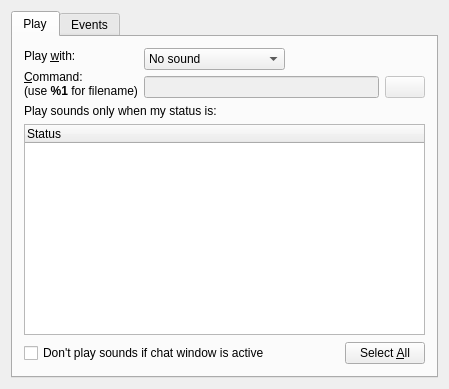
<ui version="4.0" >
 <class>SoundSettingsClass</class>
 <widget class="QWidget" name="SoundSettingsClass" >
  <property name="geometry" >
   <rect>
    <x>0</x>
    <y>0</y>
    <width>449</width>
    <height>389</height>
   </rect>
  </property>
  <property name="windowTitle" >
   <string>soundSettings</string>
  </property>
  <layout class="QGridLayout" >
   <item row="0" column="0" >
    <widget class="QTabWidget" name="TabSettings" >
     <property name="tabPosition" >
      <enum>QTabWidget::North</enum>
     </property>
     <property name="tabShape" >
      <enum>QTabWidget::Rounded</enum>
     </property>
     <property name="currentIndex" >
      <number>0</number>
     </property>
     <property name="elideMode" >
      <enum>Qt::ElideNone</enum>
     </property>
     <widget class="QWidget" name="playTab" >
      <attribute name="title" >
       <string>Play</string>
      </attribute>
      <attribute name="icon" >
       <iconset resource="../../../../qutim.qrc" >:/icons/crystal_project/player_play.png</iconset>
      </attribute>
      <attribute name="toolTip" >
       <string>Main Window Settings</string>
      </attribute>
      <layout class="QGridLayout" >
       <item row="0" column="0" colspan="3" >
        <layout class="QHBoxLayout" >
         <item>
          <layout class="QVBoxLayout" >
           <item>
            <widget class="QLabel" name="systemLabel" >
             <property name="text" >
              <string>Play &amp;with:</string>
             </property>
             <property name="buddy" >
              <cstring>systemCombo</cstring>
             </property>
            </widget>
           </item>
           <item>
            <widget class="QLabel" name="commandLabel" >
             <property name="text" >
              <string>&amp;Command:&lt;br />(use &lt;b>%1&lt;/b> for filename)</string>
             </property>
             <property name="wordWrap" >
              <bool>true</bool>
             </property>
             <property name="buddy" >
              <cstring>commandEdit</cstring>
             </property>
            </widget>
           </item>
          </layout>
         </item>
         <item>
          <layout class="QVBoxLayout" >
           <item>
            <layout class="QHBoxLayout" >
             <item>
              <widget class="QComboBox" name="systemCombo" >
               <property name="sizePolicy" >
                <sizepolicy vsizetype="Fixed" hsizetype="Expanding" >
                 <horstretch>0</horstretch>
                 <verstretch>0</verstretch>
                </sizepolicy>
               </property>
               <item>
                <property name="text" >
                 <string>No sound</string>
                </property>
               </item>
              </widget>
             </item>
             <item>
              <spacer>
               <property name="orientation" >
                <enum>Qt::Horizontal</enum>
               </property>
               <property name="sizeHint" >
                <size>
                 <width>40</width>
                 <height>20</height>
                </size>
               </property>
              </spacer>
             </item>
            </layout>
           </item>
           <item>
            <layout class="QHBoxLayout" >
             <item>
              <widget class="QLineEdit" name="commandEdit" >
               <property name="enabled" >
                <bool>false</bool>
               </property>
              </widget>
             </item>
             <item>
              <widget class="QPushButton" name="commandButton" >
               <property name="enabled" >
                <bool>false</bool>
               </property>
               <property name="sizePolicy" >
                <sizepolicy vsizetype="Fixed" hsizetype="Fixed" >
                 <horstretch>0</horstretch>
                 <verstretch>0</verstretch>
                </sizepolicy>
               </property>
               <property name="minimumSize" >
                <size>
                 <width>0</width>
                 <height>0</height>
                </size>
               </property>
               <property name="maximumSize" >
                <size>
                 <width>16777215</width>
                 <height>16777215</height>
                </size>
               </property>
               <property name="text" >
                <string/>
               </property>
               <property name="icon" >
                <iconset resource="../../../../qutim.qrc" >:/icons/crystal_project/folder.png</iconset>
               </property>
               <property name="flat" >
                <bool>false</bool>
               </property>
              </widget>
             </item>
            </layout>
           </item>
          </layout>
         </item>
        </layout>
       </item>
       <item row="1" column="0" colspan="3" >
        <widget class="QLabel" name="playOnlyLabel" >
         <property name="text" >
          <string>Play sounds only when my status is:</string>
         </property>
        </widget>
       </item>
       <item row="2" column="0" colspan="3" >
        <widget class="QTreeWidget" name="playOnlyTree" >
         <property name="alternatingRowColors" >
          <bool>false</bool>
         </property>
         <property name="rootIsDecorated" >
          <bool>false</bool>
         </property>
         <property name="itemsExpandable" >
          <bool>false</bool>
         </property>
         <column>
          <property name="text" >
           <string>Status</string>
          </property>
         </column>
        </widget>
       </item>
       <item row="3" column="0" >
        <widget class="QCheckBox" name="activeChatCheck" >
         <property name="text" >
          <string>Don't play sounds if chat window is active</string>
         </property>
        </widget>
       </item>
       <item row="3" column="1" >
        <spacer>
         <property name="orientation" >
          <enum>Qt::Horizontal</enum>
         </property>
         <property name="sizeHint" >
          <size>
           <width>21</width>
           <height>24</height>
          </size>
         </property>
        </spacer>
       </item>
       <item row="3" column="2" >
        <widget class="QPushButton" name="selAllButton" >
         <property name="text" >
          <string>Select &amp;All</string>
         </property>
         <property name="icon" >
          <iconset resource="../../../../qutim.qrc" >:/icons/crystal_project/selall.png</iconset>
         </property>
        </widget>
       </item>
      </layout>
     </widget>
     <widget class="QWidget" name="eventsTab" >
      <attribute name="title" >
       <string>Events</string>
      </attribute>
      <attribute name="icon" >
       <iconset resource="../../../../qutim.qrc" >:/icons/crystal_project/playsound.png</iconset>
      </attribute>
      <attribute name="toolTip" >
       <string>Contact List Settings</string>
      </attribute>
      <layout class="QGridLayout" >
       <item row="0" column="0" colspan="4" >
        <widget class="QLabel" name="label" >
         <property name="text" >
          <string>&amp;Play sound on events:</string>
         </property>
         <property name="buddy" >
          <cstring>eventsTree</cstring>
         </property>
        </widget>
       </item>
       <item row="1" column="0" colspan="4" >
        <widget class="QTreeWidget" name="eventsTree" >
         <property name="enabled" >
          <bool>true</bool>
         </property>
         <property name="rootIsDecorated" >
          <bool>false</bool>
         </property>
         <property name="itemsExpandable" >
          <bool>false</bool>
         </property>
         <column>
          <property name="text" >
           <string>Events</string>
          </property>
         </column>
        </widget>
       </item>
       <item row="2" column="0" colspan="4" >
        <widget class="QLabel" name="label_2" >
         <property name="text" >
          <string>&amp;Sound file:</string>
         </property>
         <property name="buddy" >
          <cstring>fileEdit</cstring>
         </property>
        </widget>
       </item>
       <item row="3" column="0" >
        <widget class="QPushButton" name="playButton" >
         <property name="enabled" >
          <bool>false</bool>
         </property>
         <property name="sizePolicy" >
          <sizepolicy vsizetype="Fixed" hsizetype="Fixed" >
           <horstretch>0</horstretch>
           <verstretch>0</verstretch>
          </sizepolicy>
         </property>
         <property name="icon" >
          <iconset resource="../../../../qutim.qrc" >:/icons/crystal_project/player_volume.png</iconset>
         </property>
        </widget>
       </item>
       <item row="3" column="1" >
        <widget class="QLineEdit" name="fileEdit" >
         <property name="enabled" >
          <bool>false</bool>
         </property>
        </widget>
       </item>
       <item row="3" column="2" >
        <widget class="QPushButton" name="openButton" >
         <property name="enabled" >
          <bool>false</bool>
         </property>
         <property name="sizePolicy" >
          <sizepolicy vsizetype="Fixed" hsizetype="Fixed" >
           <horstretch>0</horstretch>
           <verstretch>0</verstretch>
          </sizepolicy>
         </property>
         <property name="icon" >
          <iconset resource="../../../../qutim.qrc" >:/icons/crystal_project/folder.png</iconset>
         </property>
        </widget>
       </item>
       <item row="3" column="3" >
        <widget class="QPushButton" name="applyButton" >
         <property name="enabled" >
          <bool>false</bool>
         </property>
         <property name="sizePolicy" >
          <sizepolicy vsizetype="Fixed" hsizetype="Fixed" >
           <horstretch>0</horstretch>
           <verstretch>0</verstretch>
          </sizepolicy>
         </property>
         <property name="icon" >
          <iconset resource="../../../../qutim.qrc" >:/icons/crystal_project/apply.png</iconset>
         </property>
        </widget>
       </item>
       <item row="4" column="0" colspan="4" >
        <layout class="QHBoxLayout" >
         <item>
          <spacer>
           <property name="orientation" >
            <enum>Qt::Horizontal</enum>
           </property>
           <property name="sizeType" >
            <enum>QSizePolicy::MinimumExpanding</enum>
           </property>
           <property name="sizeHint" >
            <size>
             <width>40</width>
             <height>20</height>
            </size>
           </property>
          </spacer>
         </item>
         <item>
          <widget class="QPushButton" name="exportButton" >
           <property name="sizePolicy" >
            <sizepolicy vsizetype="Fixed" hsizetype="Minimum" >
             <horstretch>0</horstretch>
             <verstretch>0</verstretch>
            </sizepolicy>
           </property>
           <property name="text" >
            <string>Export...</string>
           </property>
          </widget>
         </item>
         <item>
          <widget class="QPushButton" name="importButton" >
           <property name="sizePolicy" >
            <sizepolicy vsizetype="Fixed" hsizetype="Minimum" >
             <horstretch>0</horstretch>
             <verstretch>0</verstretch>
            </sizepolicy>
           </property>
           <property name="text" >
            <string>Import...</string>
           </property>
          </widget>
         </item>
        </layout>
       </item>
      </layout>
     </widget>
    </widget>
   </item>
  </layout>
 </widget>
 <layoutdefault spacing="6" margin="11" />
 <resources>
  <include location="../../../../qutim.qrc" />
 </resources>
 <connections/>
</ui>
